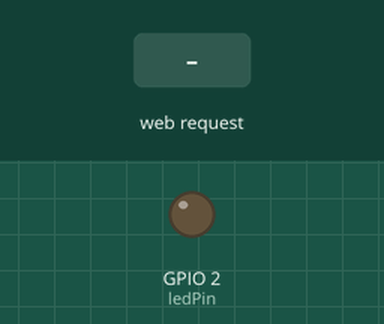
Recording of a sketch running on a simulated ESP32. Parts: output pins drawn as LEDs (lit = HIGH). Inputs (shaded band) come from the test bench. WiFi joins after 1.5 s; servers stay silent unless stated; what the sketch prints to the serial monitor is not drawn.

Above: at 2.7 s.
2.8 s: HTTP request GET /set?val=1 received
At 4.0 s:
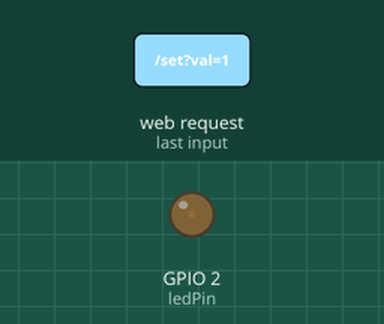
4.3 s: HTTP request GET /set?val=120 received
At 5.2 s:
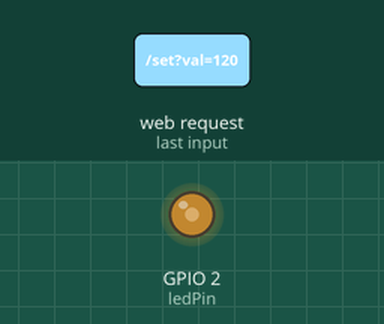
Timing chart, 0 to 7.3 s (numbered marks = the images above; inputs shaded):
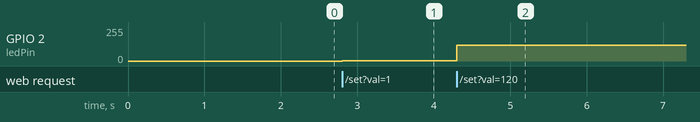

The sketch:

ex07.ino
```cpp
/*
 * 作业7: Web网页端无极调光器
 * 功能: 手机或电脑浏览器打开ESP32网页，拖动滑动条控制LED亮度
 * - 网页显示滑动条 (range 0-255)
 * - JavaScript实时发送滑动条数值到ESP32
 * - ESP32解析数值并控制PWM输出
 */

#include <WiFi.h>
#include <WebServer.h>

const char* ssid = "YOUR_SSID";       // WiFi名称，烧录前修改
const char* password = "YOUR_PASSWORD"; // WiFi密码，烧录前修改

const int ledPin = 2;
const int freq = 5000;
const int resolution = 8;

WebServer server(80);

// 嵌入式HTML页面
const char* htmlPage = R"rawliteral(
<!DOCTYPE html>
<html>
<head>
  <meta charset="UTF-8">
  <meta name="viewport" content="width=device-width, initial-scale=1.0">
  <title>ESP32 无极调光器</title>
  <style>
    body { font-family: Arial; text-align: center; margin-top: 50px; background: #1a1a2e; color: #eee; }
    h1 { color: #e94560; }
    .slider-container { margin: 30px auto; width: 80%; }
    input[type=range] { width: 100%; height: 20px; -webkit-appearance: none; background: #16213e; border-radius: 10px; outline: none; }
    input[type=range]::-webkit-slider-thumb { -webkit-appearance: none; width: 30px; height: 30px; background: #e94560; border-radius: 50%; cursor: pointer; }
    #value { font-size: 48px; color: #e94560; margin-top: 20px; }
  </style>
</head>
<body>
  <h1>ESP32 无极调光器</h1>
  <div class="slider-container">
    <input type="range" id="slider" min="0" max="255" value="0" oninput="sendValue(this.value)">
  </div>
  <div id="value">0</div>
  <script>
    function sendValue(val) {
      document.getElementById('value').innerText = val;
      fetch('/set?val=' + val);
    }
  </script>
</body>
</html>
)rawliteral";

void handleRoot() {
  server.send(200, "text/html", htmlPage);
}

void handleSet() {
  if (server.hasArg("val")) {
    int val = server.arg("val").toInt();
    val = constrain(val, 0, 255);
    ledcWrite(ledPin, val);
    Serial.print("亮度设置: ");
    Serial.println(val);
    server.send(200, "text/plain", "OK");
  } else {
    server.send(400, "text/plain", "Missing val");
  }
}

void setup() {
  Serial.begin(115200);
  ledcAttach(ledPin, freq, resolution);

  WiFi.begin(ssid, password);
  Serial.print("连接WiFi");
  while (WiFi.status() != WL_CONNECTED) {
    delay(500);
    Serial.print(".");
  }
  Serial.println();
  Serial.print("IP地址: ");
  Serial.println(WiFi.localIP());

  server.on("/", handleRoot);
  server.on("/set", handleSet);
  server.begin();
  Serial.println("Web服务器已启动");
}

void loop() {
  server.handleClient();
}
```

Measured:
- after the input at 2.8 s, GPIO 2 (ledPin): 0/255 → 1/255 at once
- after the input at 4.3 s, GPIO 2 (ledPin): 1/255 → 120/255 at once
